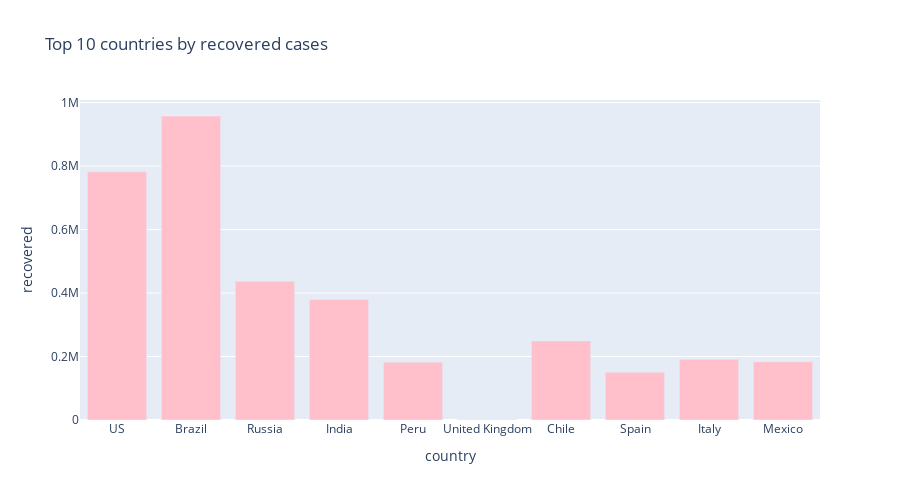

Notebook source saved alongside this figure:
### Markdown cell above
### Plot showing recovered cases for Top '10' countries

### Code cell
px.bar(sorted_country_list.head(10),
      x='country',
      y='recovered',
      title='Top 10 countries by recovered cases',
      color_discrete_sequence=['pink'],
      height=500,
      width=900)

### Figure 1 — Plotly figure (JSON) as saved in the notebook; plotly's stock layout.template omitted (floating-point values rounded to 4 significant figures)
{"data": [{"alignmentgroup": "True", "hovertemplate": "country=%{x}<br>recovered=%{y}<extra></extra>", "legendgroup": "", "marker": {"color": "pink"}, "name": "", "offsetgroup": "", "orientation": "v", "showlegend": false, "textposition": "auto", "type": "bar", "x": ["US", "Brazil", "Russia", "India", "Peru", "United Kingdom", "Chile", "Spain", "Italy", "Mexico"], "xaxis": "x", "y": [781970, 957692, 437155, 379892, 182097, 1373, 249247, 150376, 191083, 183757], "yaxis": "y"}], "layout": {"barmode": "relative", "height": 500, "legend": {"tracegroupgap": 0}, "title": {"text": "Top 10 countries by recovered cases"}, "width": 900, "xaxis": {"anchor": "y", "domain": [0, 1], "title": {"text": "country"}}, "yaxis": {"anchor": "x", "domain": [0, 1], "title": {"text": "recovered"}}}}
